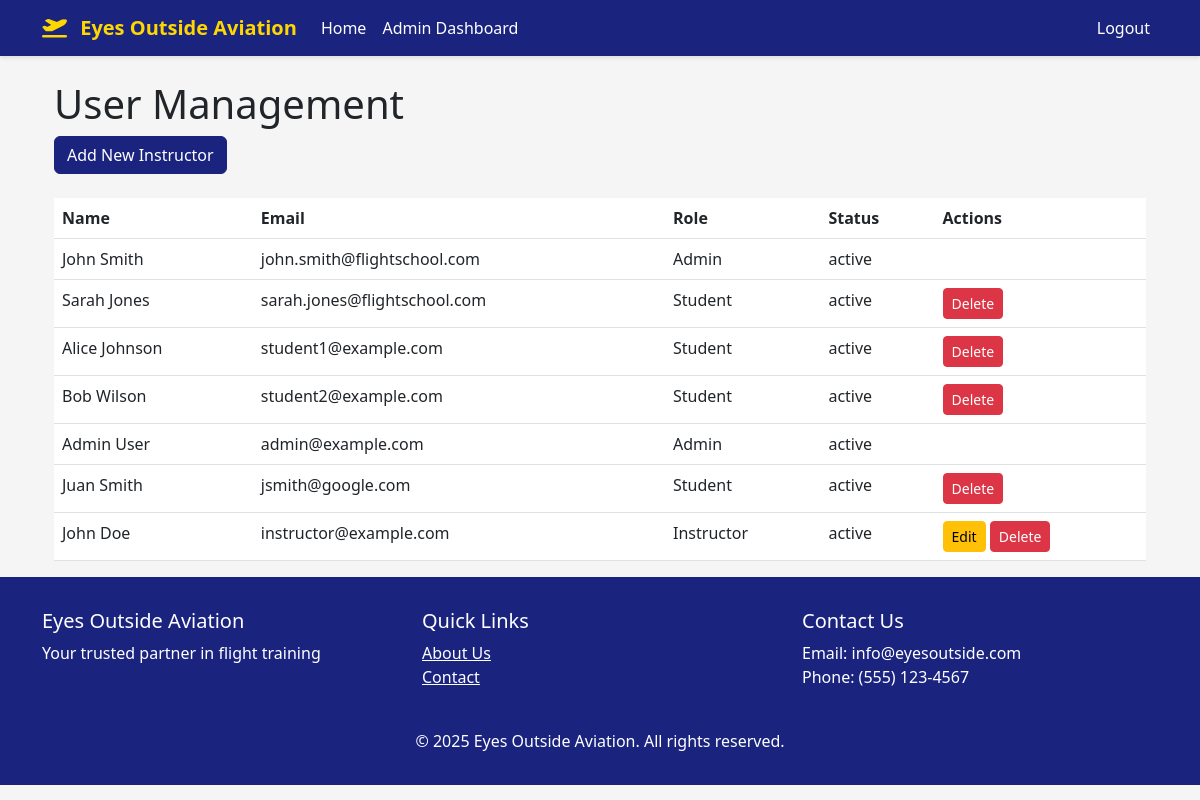
Before: /admin/users (signed in) with the older database file.
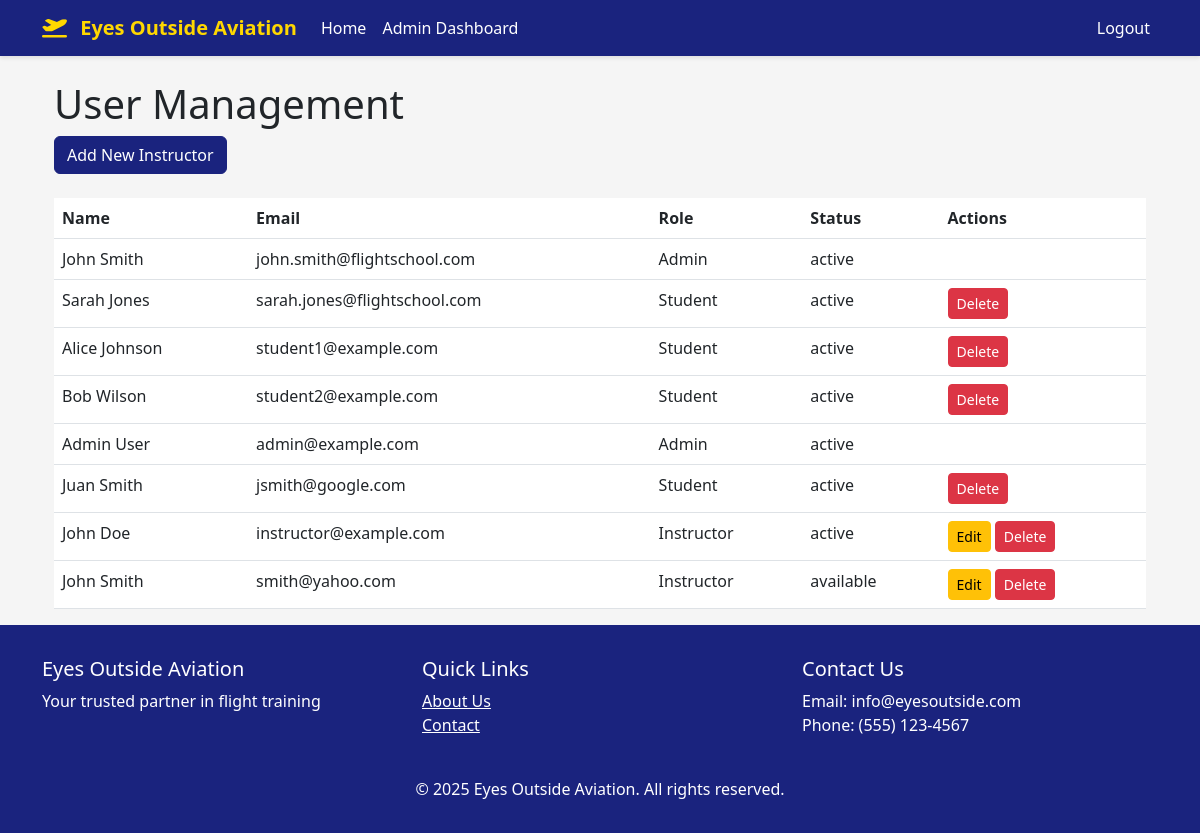
After: the same page with the newer database file.
### app/models.py (models this page shows, shortened)
class User(UserMixin, db.Model):
    id = db.Column(db.Integer, primary_key=True)
    email = db.Column(db.String(120), unique=True, nullable=False)
    first_name = db.Column(db.String(64))
    last_name = db.Column(db.String(64))
    name = db.Column(db.String(128))  # Full name, computed from first_name and last_name
    phone = db.Column(db.String(20))
    address = db.Column(db.String(256))
    password_hash = db.Column(db.String(128))
    is_admin = db.Column(db.Boolean, default=False)
    is_instructor = db.Column(db.Boolean, default=False)
    student_id = db.Column(db.String(20), unique=True)
    certificates = db.Column(db.String(200))
    status = db.Column(db.String(20), default='active')  # active, unavailable, inactive
    created_at = db.Column(db.DateTime, default=datetime.utcnow)
    bookings_as_student = db.relationship('Booking', backref='student', lazy='dynamic',
                                        foreign_keys='Booking.student_id')
    bookings_as_instructor = db.relationship('Booking', backref='instructor', lazy='dynamic',
                                           foreign_keys='Booking.instructor_id')
    @property
    def full_name(self):
        if self.first_name and self.last_name:
            return f"{self.first_name} {self.last_name}"
        return self.name

### app/routes/admin.py (the view)
@bp.route('/users')
@login_required
@admin_required
def manage_users():
    users = User.query.all()
    return render_template('admin/users.html', users=users)

### app/__init__.py (called while the page is built)
def create_app(config_class=Config):
    app = Flask(__name__)
    app.config.from_object(config_class)
    db.init_app(app)
    login_manager.init_app(app)
    mail.init_app(app)
    migrate.init_app(app, db)
    login_manager.login_view = 'auth.login'
    login_manager.login_message = 'Please log in to access this page.'
    from app.routes import auth, admin, booking, main
    app.register_blueprint(auth.bp, url_prefix='/auth')
    app.register_blueprint(admin.bp, url_prefix='/admin')
    app.register_blueprint(booking.bp, url_prefix='/booking')
    app.register_blueprint(main.bp)
    @app.context_processor
    def utility_processor():
        return {'now': datetime.now()}
    with app.app_context():
        db.create_all()
        db.session.commit()
    return app

@login_manager.user_loader
def load_user(id):
    return User.query.get(int(id))

### app/templates/admin/users.html (shortened to what this page needs)
{% extends "base.html" %}
{% block content %}
<div class="container mt-4">
    <h1>User Management</h1>
    <div class="mb-4">
        <a href="{{ url_for('admin.add_instructor') }}" class="btn btn-primary">Add New Instructor</a>
    </div>
    <table class="table">
        <thead>
            <tr>
                <th>Name</th>
                <th>Email</th>
                <th>Role</th>
                <th>Status</th>
                <th>Actions</th>
            </tr>
        </thead>
        <tbody>
            {% for user in users %}
            <tr>
                <td>{{ user.full_name }}</td>
                <td>{{ user.email }}</td>
                <td>
                    {% if user.is_admin %}Admin
                    {% elif user.is_instructor %}Instructor
                    {% else %}Student{% endif %}
                </td>
                <td>{{ user.status }}</td>
                <td>
                    {% if user.is_instructor %}
                    <a href="{{ url_for('admin.edit_instructor', instructor_id=user.id) }}" class="btn btn-sm btn-warning">Edit</a>
                    {% endif %}
                    {% if not user.is_admin %}
                    <form action="{{ url_for('admin.delete_user', user_id=user.id) }}" method="POST" style="display: inline;">
                        <button type="submit" class="btn btn-sm btn-danger" onclick="return confirm('Are you sure you want to delete this user?')">Delete</button>
                    </form>
                    {% endif %}
                </td>
            </tr>
            {% endfor %}
        </tbody>
    </table>
</div>
{% endblock %}

Changed rows visible on the page:
added User: full_name "John Smith", email "smith@yahoo.com", is_admin "Instructor", status "available"
